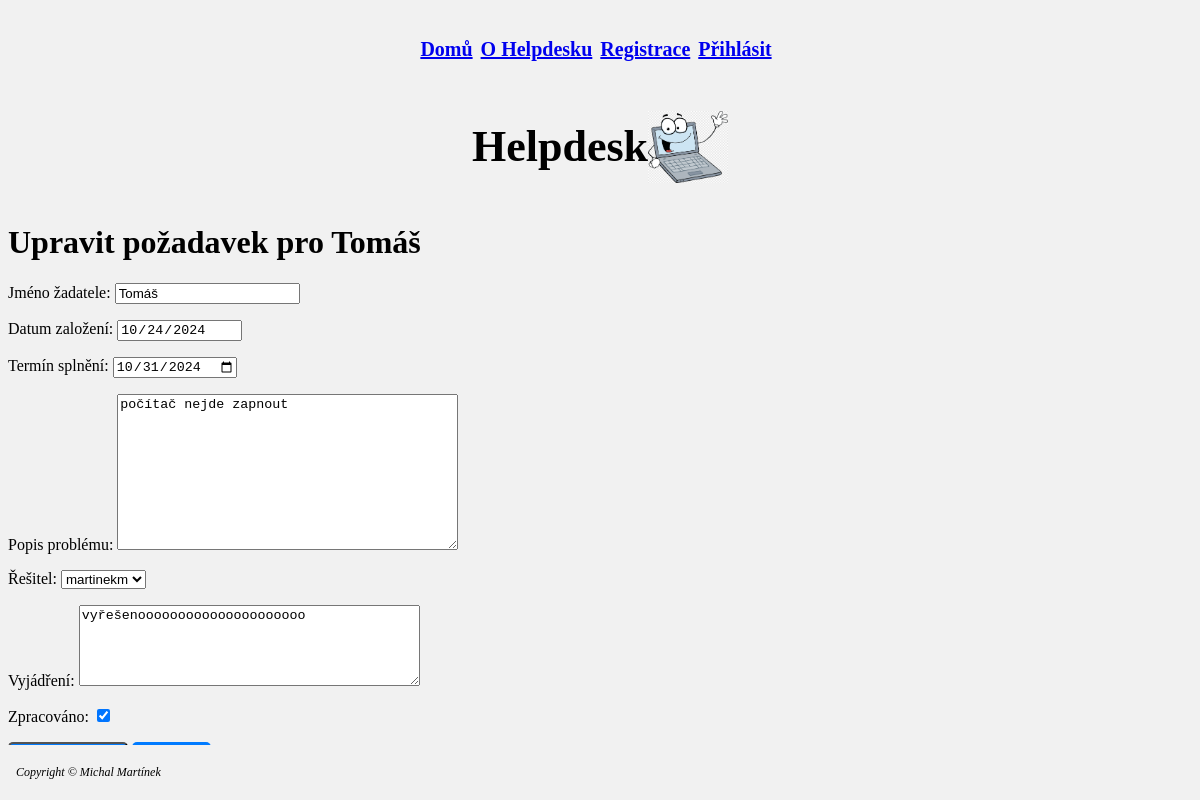
The app's page /add_hd/HD_edit/3/ with its own data.
### add_hd/models.py (models this page shows, shortened)
class Helpdesk(models.Model):
    datum_zalozeni = models.DateField(default=timezone.now())
    termin_splneni = models.DateField(default=get_default_termin_splneni)
    jmeno_zadatele = models.CharField(max_length=100)
    popis_problemu = models.TextField(default='Dobrý den, potřebuji pomoci s:')
    resitel = models.ForeignKey(User, on_delete=models.SET_NULL, null=True, blank=True)
    vyjadreni = models.TextField(blank=True, null=True, default='Probloblém byl: ')
    zpracovano = models.BooleanField(default=False)

### add_hd/views.py (the view)
# urls.py: path('HD_edit/<int:pk>/', HelpdeskUpdateView.as_view(), name='HD_edit'),
class HelpdeskUpdateView(UpdateView):
    model = Helpdesk
    form_class = HelpdeskForm
    template_name = 'HD_edit.html'
    success_url = reverse_lazy('HDD_list')
    def get_context_data(self, **kwargs):
        context = super().get_context_data(**kwargs)
        context['title'] = 'Upravit požadavek'
        return context

### add_hd/forms.py
class HelpdeskForm(forms.ModelForm):
    class Meta:
        model = Helpdesk
        fields = [ 'jmeno_zadatele', 'datum_zalozeni', 'termin_splneni', 'popis_problemu', 'resitel', 'vyjadreni', 'zpracovano']
        widgets = {
            'jmeno_zadatele': forms.TextInput(attrs={'class': 'form-control'}),
            'termin_splneni': forms.DateInput(attrs={'class': 'form-control', 'type': 'date'}),
            'datum_zalozeni': forms.DateInput(attrs={'class': 'form-control', 'type': 'date','readonly': 'readonly'}),
            'popis_problemu': forms.Textarea(attrs={'class': 'form-control', 'rows':10}),
            'resitel': forms.Select(attrs={'class': 'form-control'}),
            'vyjadreni': forms.Textarea(attrs={'class': 'form-control', 'rows': 5}),
            'zpracovano': forms.CheckboxInput(attrs={'class': 'form-check-input'}),
        }
        labels = {
            'jmeno_zadatele': 'Jméno žadatele:',
            'datum_zalozeni': 'Datum založení:',
            'termin_splneni': 'Termín splnění:',
            'popis_problemu': 'Popis problému:',
            'resitel': 'Řešitel:',
            'vyjadreni': 'Vyjádření:',
            'zpracovano': 'Zpracováno:',
        }

### add_hd/templates/HD_edit.html (shortened to what this page needs)
{% extends "master.html" %}
{% block content %}
<h1>Upravit požadavek pro {{ form.instance.jmeno_zadatele }}</h1>
<form method="post">
    {{ form.as_p }}
<button type="submit" class="btn_hdcreate">Uložit změny</button>
<a href="{% url 'HDD_list' %}" class="btn_hdcreate">Zrušit</a>
</form>
{% endblock %}

### static/css/styles.css (style rules this page uses)
.body { background-color: #f1f1f1; }
.btn_hdcreate { display: inline-block; padding: 10px 20px; background-color: #007bff; color: white; text-decoration: none; border-radius: 5px; transition: background-color 0.3s; }

### records on screen
Helpdesk: instance.jmeno_zadatele "Tomáš", jmeno_zadatele "Tomáš", datum_zalozeni "10/24/2024", termin_splneni "10/31/2024", popis_problemu "počítač nejde zapnout", resitel "martinekm", vyjadreni "vyřešenooooooooooooooooooooo", zpracovano "☑"
